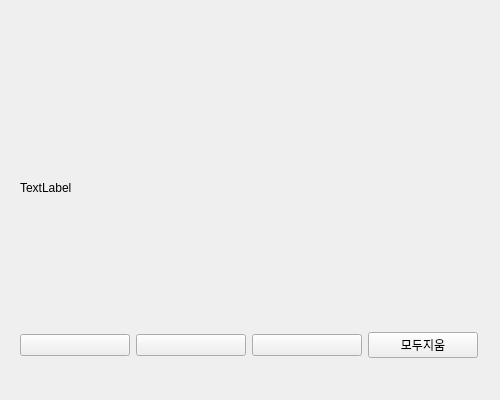
<?xml version="1.0" encoding="UTF-8"?>
<ui version="4.0">
 <class>Form</class>
 <widget class="QWidget" name="Form">
  <property name="geometry">
   <rect>
    <x>0</x>
    <y>0</y>
    <width>500</width>
    <height>400</height>
   </rect>
  </property>
  <property name="windowTitle">
   <string>Form</string>
  </property>
  <widget class="QLabel" name="lb_canvas">
   <property name="geometry">
    <rect>
     <x>20</x>
     <y>180</y>
     <width>60</width>
     <height>16</height>
    </rect>
   </property>
   <property name="text">
    <string>TextLabel</string>
   </property>
  </widget>
  <widget class="QWidget" name="horizontalLayoutWidget">
   <property name="geometry">
    <rect>
     <x>20</x>
     <y>320</y>
     <width>458</width>
     <height>51</height>
    </rect>
   </property>
   <layout class="QHBoxLayout" name="horizontalLayout">
    <item>
     <widget class="QPushButton" name="pushButton">
      <property name="text">
       <string/>
      </property>
     </widget>
    </item>
    <item>
     <widget class="QPushButton" name="pushButton_2">
      <property name="text">
       <string/>
      </property>
     </widget>
    </item>
    <item>
     <widget class="QPushButton" name="pushButton_3">
      <property name="text">
       <string/>
      </property>
     </widget>
    </item>
    <item>
     <widget class="QPushButton" name="pushButton_4">
      <property name="text">
       <string>모두지움</string>
      </property>
     </widget>
    </item>
   </layout>
  </widget>
 </widget>
 <resources/>
 <connections/>
</ui>
